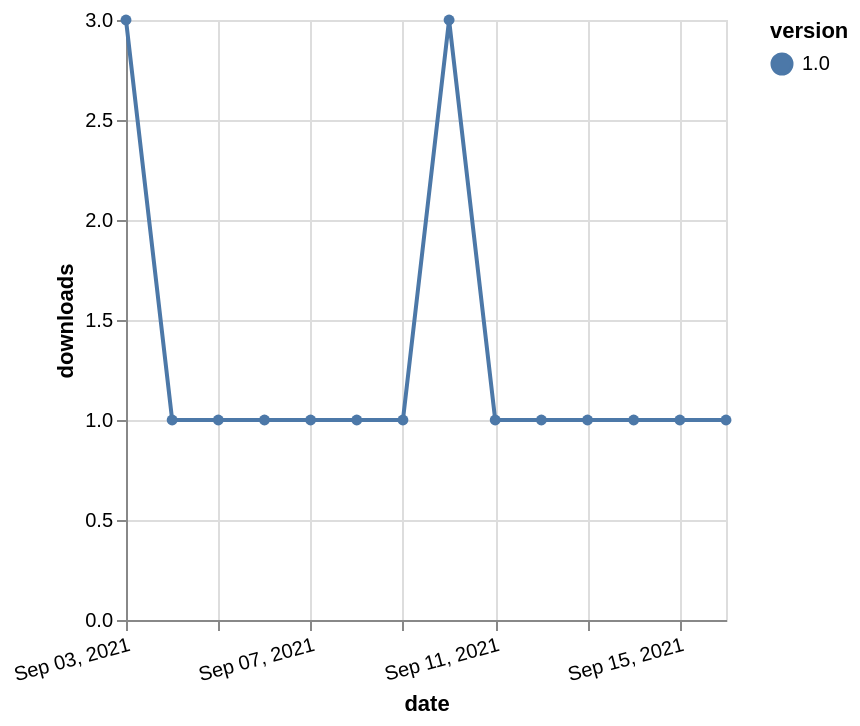

Vega-Lite specification stored for this chart:
### Vega-Lite specification from a JSON file in a GitHub repository (floating-point values rounded to 4 significant figures)
{"$schema": "https://vega.github.io/schema/vega-lite/v5.json", "description": "A simple bar chart with embedded data.", "data": {"values": [{"date": "2021-09-03", "total": 89, "delta": 3, "version": "1.0"}, {"date": "2021-09-04", "total": 90, "delta": 1, "version": "1.0"}, {"date": "2021-09-05", "total": 91, "delta": 1, "version": "1.0"}, {"date": "2021-09-06", "total": 92, "delta": 1, "version": "1.0"}, {"date": "2021-09-07", "total": 93, "delta": 1, "version": "1.0"}, {"date": "2021-09-08", "total": 94, "delta": 1, "version": "1.0"}, {"date": "2021-09-09", "total": 95, "delta": 1, "version": "1.0"}, {"date": "2021-09-10", "total": 98, "delta": 3, "version": "1.0"}, {"date": "2021-09-11", "total": 99, "delta": 1, "version": "1.0"}, {"date": "2021-09-12", "total": 100, "delta": 1, "version": "1.0"}, {"date": "2021-09-13", "total": 101, "delta": 1, "version": "1.0"}, {"date": "2021-09-14", "total": 102, "delta": 1, "version": "1.0"}, {"date": "2021-09-15", "total": 103, "delta": 1, "version": "1.0"}, {"date": "2021-09-16", "total": 104, "delta": 1, "version": "1.0"}]}, "width": "container", "mark": {"type": "line", "point": {"filled": true}}, "encoding": {"x": {"field": "date", "type": "temporal", "timeUnit": "yearmonthdate", "title": "date", "axis": {"labelAngle": -15}}, "y": {"field": "delta", "type": "quantitative", "title": "downloads"}, "color": {"field": "version", "type": "nominal"}, "tooltip": {"field": "delta"}}}
